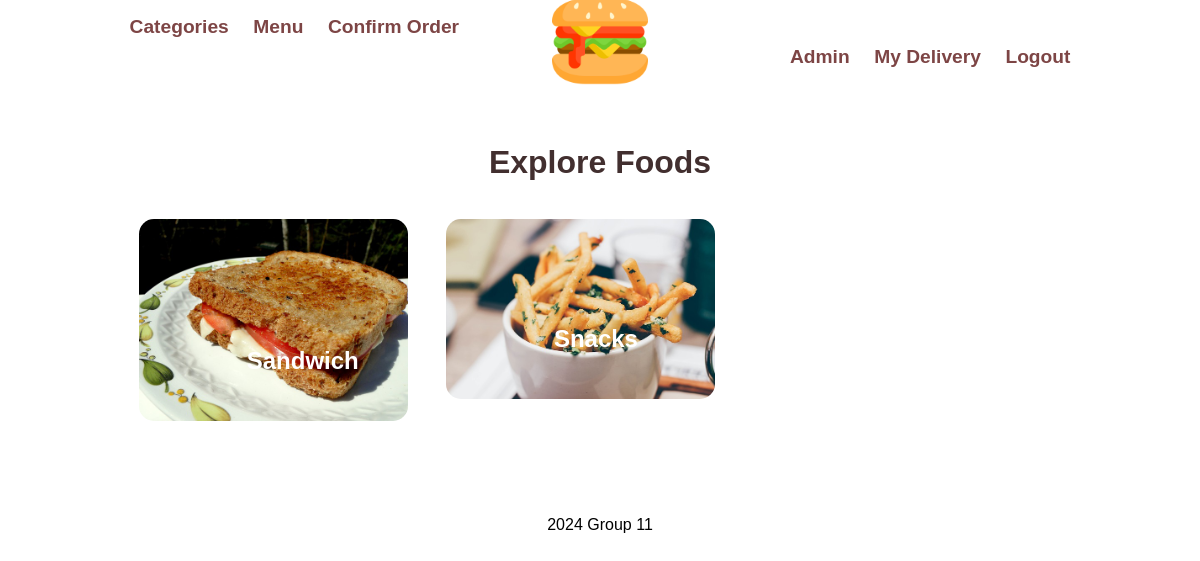
Page /categories.php (signed in) on the committed database.
### tables this page shows
CREATE TABLE `category` (
  `category_id` int(11) NOT NULL,
  `category_image` varchar(255) NOT NULL,
  `category_name` varchar(255) NOT NULL,
  `category_featured` varchar(10) NOT NULL,
  `category_active` varchar(10) NOT NULL
);

### categories.php (the view, shortened to what this page needs)
<?php require('partials-front/menu.php'); ?>
    <section class="categories">
        <div class="container">
            <h2 class="text-center">Explore Foods</h2>
            <?php
                $sql = "SELECT * FROM category WHERE category_active='Yes'";
                $res = mysqli_query($conn, $sql);
                $count = mysqli_num_rows($res);
                if($count>0){
                    while($row=mysqli_fetch_assoc($res)){
                        $id = $row['category_id'];
                        $title = $row['category_name'];
                        $image_name = $row['category_image'];
                        ?>
                        <a href="<?php echo SITEURL; ?>category-foods.php?category_id=<?php echo $id; ?>">
                            <div class="box-3 float-container">
                                <?php
                                    if($image_name==""){
                                        echo "<div class='error'>Image not found.</div>";
                                    }
                                    else{
                                        ?>
                                        <img src="<?php echo SITEURL; ?>images/category/<?php echo $image_name; ?>" class="img-responsive img-curve">
                                        <?php
                                    }
                                ?>
                                <h3 class="float-text text-white"><?php echo $title; ?></h3>
                            </div>
                        </a>
                        <?php
                    }
                }
                else{
                    echo "<div class='error'>Category not found.</div>";
                }
            ?>
        </div>
    </section>
    <?php include('partials-front/footer.php'); ?>

### css/style.css (style rules this page uses)
* { margin: 0 0; padding: 0 0; font-family: Arial, Helvetica, sans-serif; }
.container { width: 80%; margin: 0 auto; padding: 1%; }
.img-responsive { width: 100%; }
.img-curve { border-radius: 15px; }
.text-center { text-align: center; }
.text-white { color: white; }
a { color: #7d4545; text-decoration: none; }
h2 { color: #422f2f; font-size: 2rem; margin-bottom: 2%; }
h3 { font-size: 1.5rem; }
.float-container { position: relative; }
.float-text { position: absolute; bottom: 50px; left: 40%; }
.categories { padding: 4% 0; }
.box-3 { width: 28%; float: left; margin: 2%; }

### rows in the picture
category: category_image (picture), category_name "Sandwich"
category: category_image (picture), category_name "Snacks"
